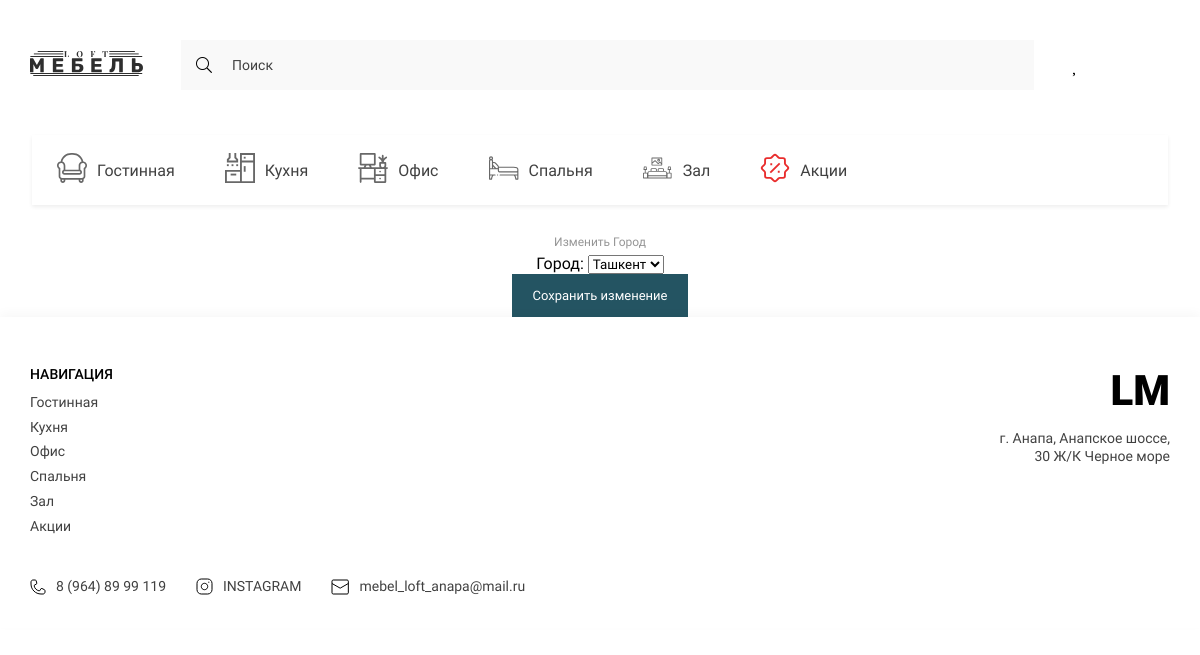
The app's page /change_city/1 with its own data.
### mebel_app/models.py (models this page shows)
class Category(models.Model):
    title = models.CharField(max_length=255, verbose_name='Категория', unique=True)
    image = models.FileField(upload_to='categories/', verbose_name='Иконка')
    slug = models.SlugField(unique=True, null=True, verbose_name='Слаг')
    def get_absolute_url(self):
        return reverse('category', kwargs={'slug': self.slug})
    def __str__(self):
        return self.title
    class Meta:
        verbose_name = 'Категория'
        verbose_name_plural = 'Категории'

class Cities(models.Model):
    city = models.CharField(max_length=150, verbose_name='Город')
    def __str__(self):
        return self.city
    class Meta:
        verbose_name = 'Город'
        verbose_name_plural = 'Города'

### mebel_app/views.py (the view)
# urls.py: path('change_city/<int:pk>', city_form, name='city_form'),
def city_form(request, pk):
    if request.method == 'POST':
        profile = Profile.objects.get(pk=pk)
        form = UserCityForm(data=request.POST, instance=profile)
        if form.is_valid():
            form.save()
            messages.success(request, 'Успешно изменено!')
            return redirect('profile')
    else:
        profile = Profile.objects.get(pk=pk)
        form = UserCityForm(instance=profile)
        context = {
            'title': 'Изменение города',
            'form': form
        }
        return render(request, 'mebel_app/city_form.html', context)

### mebel_app/forms.py
class UserCityForm(forms.ModelForm):
    class Meta:
        model = Profile
        fields = ('city',)
        widgets = {
            'city': forms.Select(attrs={
                'class': 'form-select mb-4'
            })
        }

### mebel_app/templatetags/mebel_app_tags.py (called while the page is built)
@register.simple_tag()
def get_categories():
    categories = Category.objects.all()
    return categories

### mebel_app/templates/mebel_app/city_form.html (shortened to what this page needs)
{% extends 'base.html' %}
{% block main %}
<main>
    <div align="center">
        <form action="" method="post" enctype="multipart/form-data">
            <div class="container">
                <div class="profile__form">
                    <div class="input__title">
                        <h2 class="mb-3">Изменить Город</h2>
                        <div class="form-group mb-3">
                            {{ form.as_p }}
                        </div>
                    </div>
                </div>
            </div>
            <button type="submit" class="btn btn-dark">Сохранить изменение</button>
        </form>
    </div>
</main>
{% endblock main %}

### templates/components/_category.html
              {% load mebel_app_tags %}
<div class="padding-left" style="
    max-width: 1136px;
    width: 100%;
    margin: 25px  auto;
">
  {% get_categories as categories %}
                    <ul class="header__list _categories">
   {% for category in categories %}
                        <li>
                            <a href="{{ category.get_absolute_url }}" class="header__list-links">
                                <span class="header__list-img">
                                    <img src="{{ category.image.url }}" alt="icons" width="30" height="30">
                                </span>
                                {{ category }}
                            </a>
                        </li>
    {% endfor %}
                    </ul>
</div>

### templates/components/_footer.html
{% load static %}
              {% load mebel_app_tags %}
<footer class="footer">
    <div class="container">
        <div class="footer__content">
            <div class="footer__navigate">
                <div class="footer__navigate-part">
                    <h2 class="footer__navigate-title">НАВИГАЦИЯ</h2>
                    <div class="footer__navigate-lists">
                          {% get_categories as categories %}
                        <ul class="footer__navigate-list">
                            {% for category in categories %}
                            <li><a href="{{ category.get_absolute_url }}" class="footer__navigate-links">{{ category.title }}</a></li>
{% endfor %}
                        </ul>
                    </div>
                </div>
                <div class="footer__navigate-part _right">
                    <a href="./index.html" class="footer__logo">LM</a>
                    <p class="footer__adress">г. Анапа, Анапское шоссе, 30 Ж/К Черное море</p>
                </div>
            </div>
            <div class="footer__social">
                <ul class="footer__social-list">
                    <li>
                        <a href="tel:89648999119" class="footer__social-links">
                            <img src="{% static 'mebel_app/assets/icons/phone.svg' %}" alt="phone">
                            8 (964) 89 99 119
                        </a>
                    </li>
                    <li>
                        <a href="https://www.instagram.com/habibaziz33" target="_blank" class="footer__social-links">
                            <img src="{% static 'mebel_app/assets/icons/inst.svg' %}" alt="insta">
                            INSTAGRAM
                        </a>
                    </li>
                    <li>
                        <a href="mailto:mebel_loft_anapa@mail.ru" target="_blank" class="footer__social-links">
                            <img src="{% static 'mebel_app//assets/icons/mail.svg' %}" alt="mail">
                            mebel_loft_anapa@mail.ru
                        </a>
                    </li>
                </ul>
            </div>
        </div>
    </div>
</footer>

### mebel_app/static/mebel_app/style/style.css (style rules this page uses)
:root { --containerWidth: 1140px; --primaryColor: #414141; --primaryFont: 'Roboto'; --mainColor: #245462; }
* { padding: 0; margin: 0; box-sizing: border-box; text-decoration: none; list-style: none; font-family: var(--primaryFont); }
.container { width: 100%; max-width: calc(var(--containerWidth) + 30px); margin: 0 auto; padding: 0 15px; }
.btn { outline: none; border: none; padding: 13px 20px; font-style: normal; font-weight: normal; font-size: 13px; line-height: 15px; background: var(--mainColor); border: 1px solid var(--mainColor); transition: color .3s linear, background .3s linear; color: #FFFFFF; }
.nav__content-bars, ._categories, .nav__list-links>img, .nav__bars-open, ._truck { display: none; }
.header__list { display: flex; justify-content: space-between; align-items: center; }
.header__list._categories { justify-content: flex-start; width: 100%; overflow-x: scroll; background: #FFFFFF; box-shadow: 0px 2px 4px rgba(0, 0, 0, 0.07); margin-bottom: 30px; }
.header__list-links { padding: 24px 25px; display: flex; justify-content: center; align-items: center; height: 70px; transition: background .3s linear, color .3s linear; width: max-content; font-family: 'Roboto'; font-size: 16px; line-height: 19px; color: #414141; }
.header__list-links img { margin-right: 10px; min-width: 18px; transition: filter .3s linear; }
.input__title { width: 100%; }
.input__title h2, .textarea__title { font-style: normal; font-weight: normal; font-size: 12px; line-height: 14px; color: #969696; margin-bottom: 5px; }
.profile__form { display: flex; flex-direction: column; width: 100%; max-width: 500px; }
.footer { width: 100%; padding: 49px 0 32px; background: #FFFFFF; box-shadow: 0px -4px 10px rgba(0, 0, 0, 0.03); }
.footer__content { width: 100%; display: flex; flex-direction: column; justify-content: center; }
.footer__navigate { display: flex; width: 100%; justify-content: space-between; margin-bottom: 35px; }
.footer__navigate-part._right { text-align: right; }
.footer__navigate-title { font-weight: 500; font-size: 14px; line-height: 126.69%; color: #000000; margin-bottom: 10px; text-transform: uppercase; }
.footer__navigate-lists { display: flex; }
.footer__navigate-list { display: flex; flex-direction: column; align-items: flex-start; justify-content: flex-start; }
.footer__navigate-links { font-size: 14px; line-height: 126.69%; color: #414141; display: block; margin-bottom: 7.24px; transition: color .3s linear; }
.footer__logo { font-weight: 900; font-size: 42px; line-height: 49px; color: #000000; display: block; margin-bottom: 15px; }
.footer__adress { font-size: 14px; line-height: 126.69%; text-align: right; color: #414141; width: 100%; max-width: 171px; }
.footer__social { display: flex; justify-content: space-between; width: 100%; }
.footer__social-list { display: flex; justify-content: center; text-align: right; align-items: center; }
.footer__social-links { display: flex; justify-content: center; align-items: center; font-size: 14px; line-height: 126.69%; color: #414141; margin-right: 30px; }
.footer__social-list li:last-child .footer__social-links { margin-right: 0; }
.footer__social-links img { margin-right: 10px; }

### records on screen
Category: image (picture), title "Гостинная"
Category: image (picture), title "Кухня"
Category: image (picture), title "Офис"
Category: image (picture), title "Спальня"
Category: image (picture), title "Зал"
Category: image (picture), title "Акции"
Cities: city "Ташкент"
